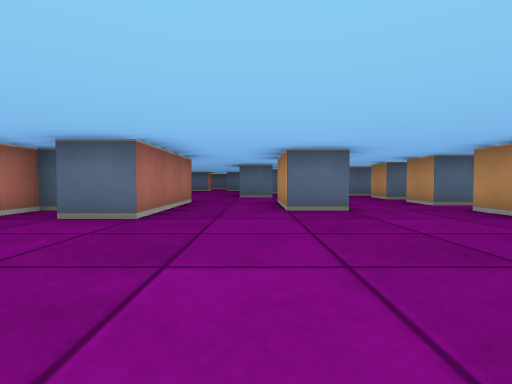
View 1 (above)

22 first-person views from a walk through a cub3D maze. The camera is about half as high as the walls, tilts 2° down and sees 85° across. The floor is counted in squares. Each view is taken from the middle of a square. On the plan, view 1 faces up. The plan holds only what a view shows up to about 9 squares ahead; the rest is blank.

View 2
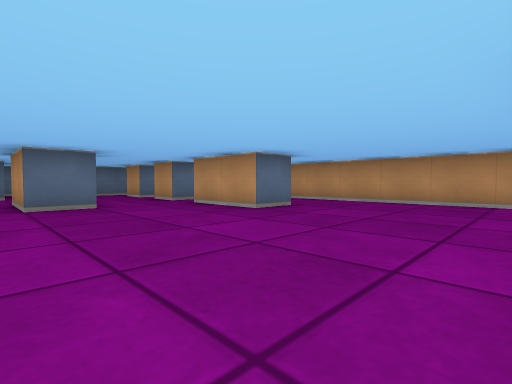

View 3
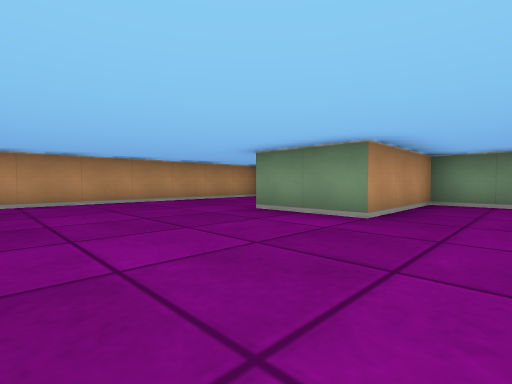

View 4
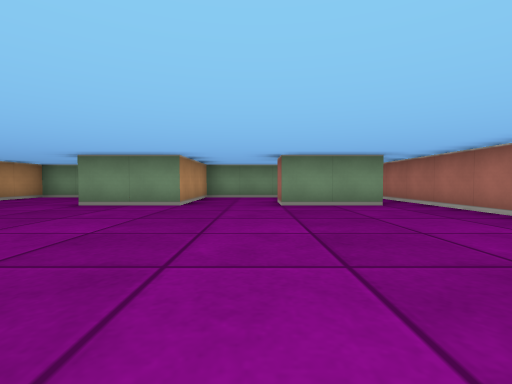

View 5
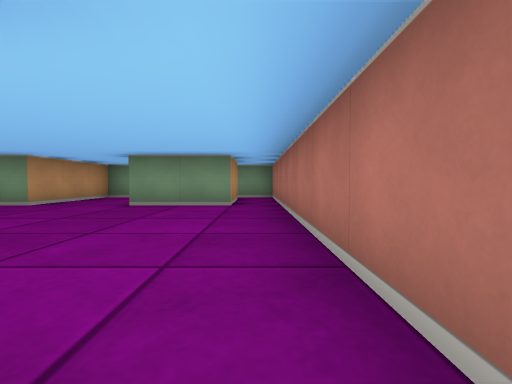

View 6
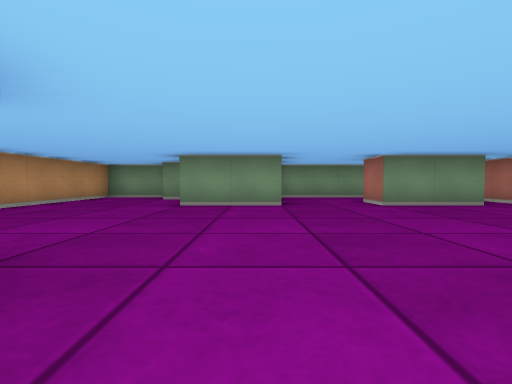

View 7
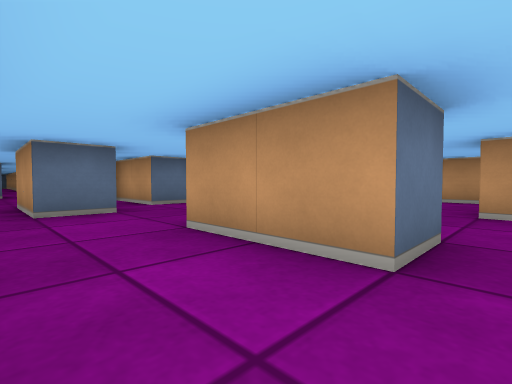

View 8
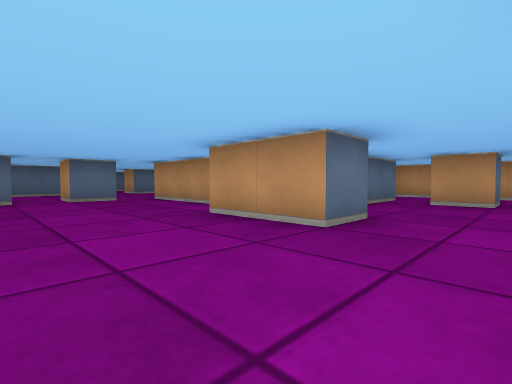

View 9
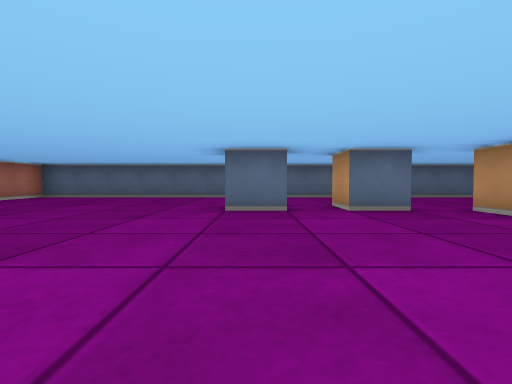

View 10
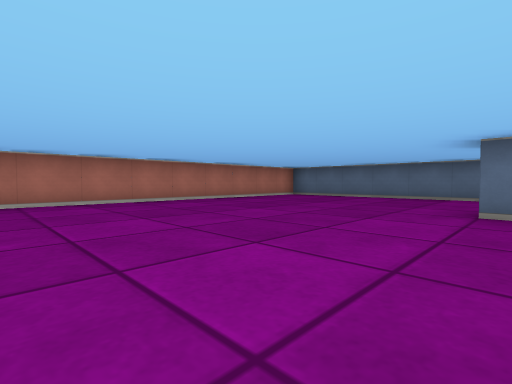

View 11
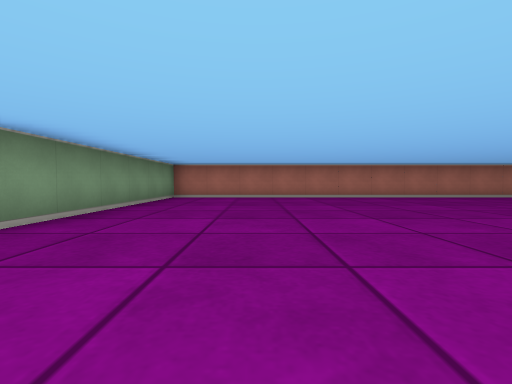

View 12
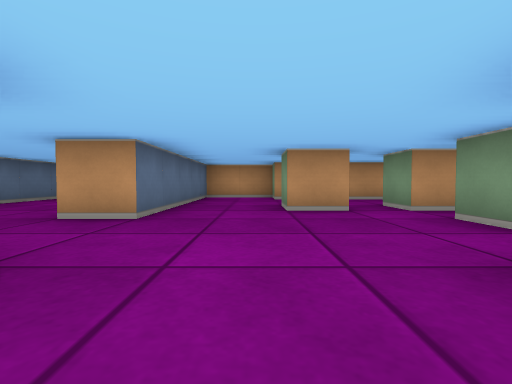

View 13
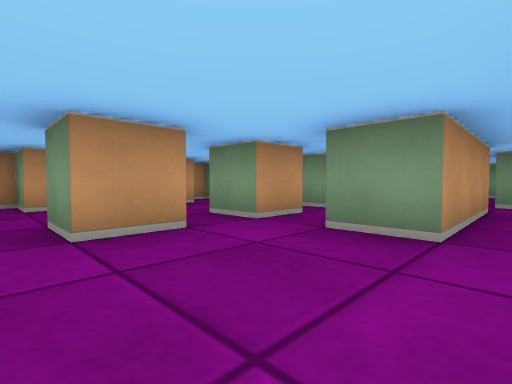

View 14
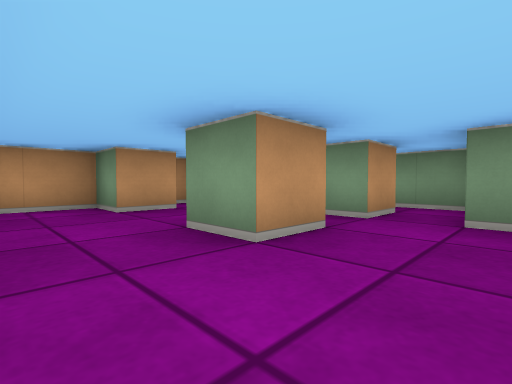

View 15
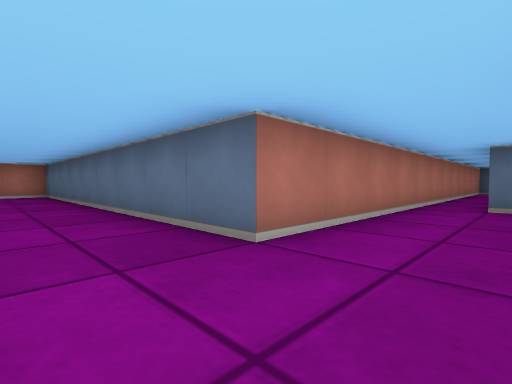

View 16
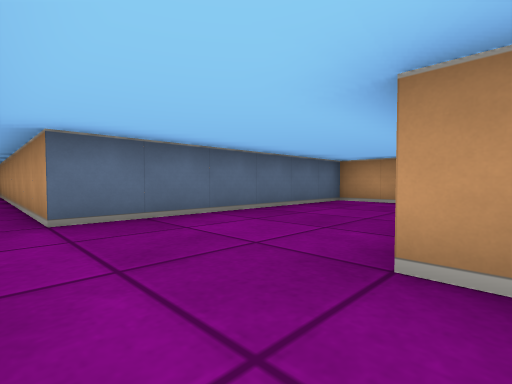

View 17
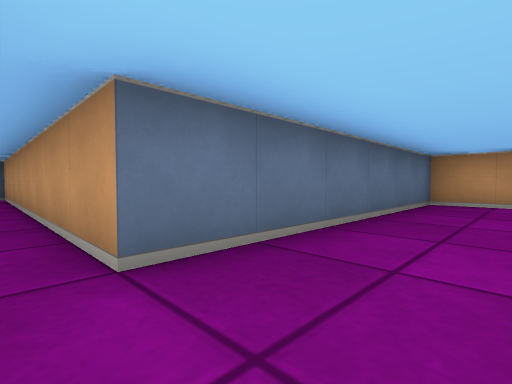

View 18
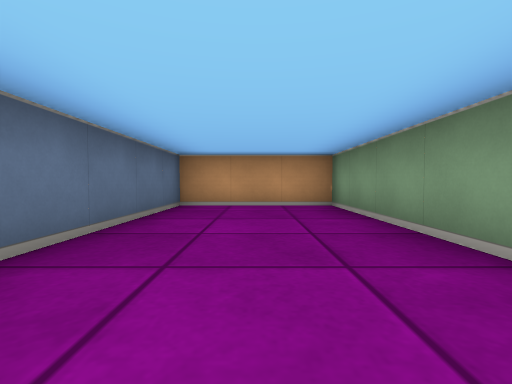

View 19
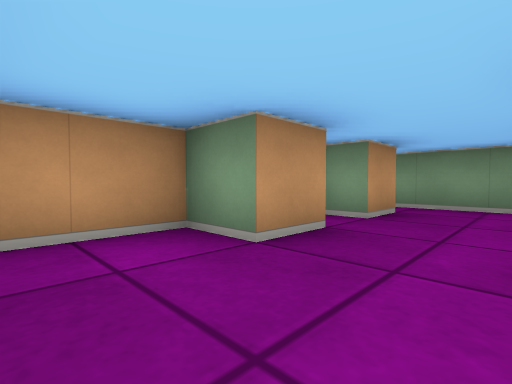

View 20
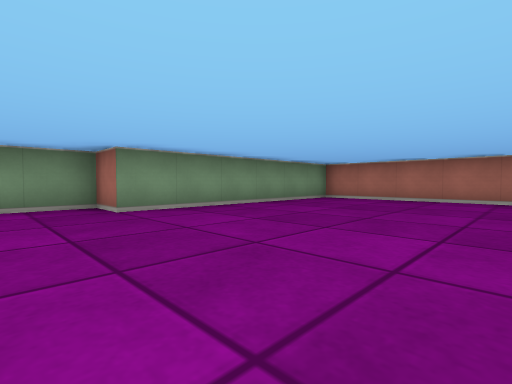

View 21
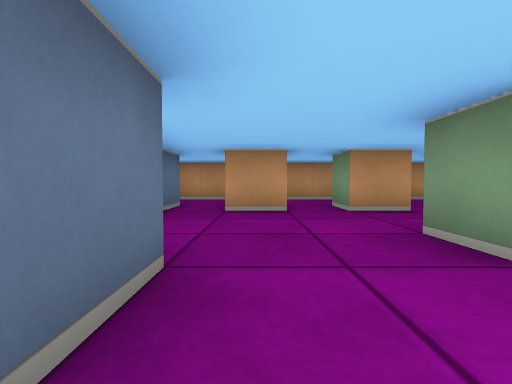

View 22
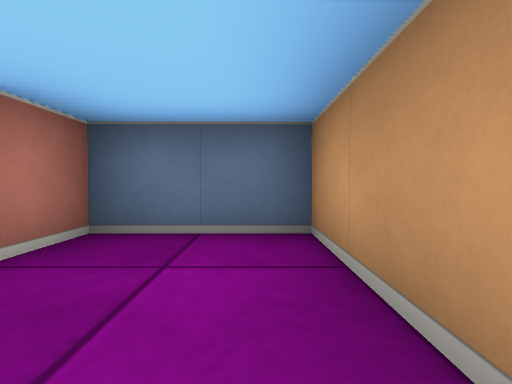

### Floor plan
Points are (right, up) in squares from view 1. A wall is a line through its corners. A room is listed if a view was taken in it or the views show most of it. See-through windows are left out.
Room 1 (views 1, 2, 3, 4, 5, 6, 7)
walls: (4.5, 2.5) (3.5, 2.5) (3.5, 4.5); (1.6, 4.5) (0.5, 4.5); (4, -3.5) (4.5, -3.5); (-2.5, -3.5) (-2.5, -1.5) (-0.5, -1.5) (-0.5, -2.5); (-1.5, 4.5) (-1.5, 3.5) (-2.5, 3.5); (4.8, -4.5) (6.5, -4.5) (6.5, 4.5); (-3.5, 4.5) (-3.5, -4.5) (1.5, -4.5) (1.5, -1.5) (3.5, -1.5)
ways out: opening at (-0.5, 5.5) to room 2; opening at (2.5, 4.5) to room 4; opening at (5.5, 3.5) to room 4
Room 2 (views 8, 9, 10, 11, 12, 13, 14, 15, 16, 19, 20, 21)
walls: (-2.4, 14.5) (-3.5, 14.5); (-0.4, 14.5) (-1.5, 14.5) (-1.5, 15.5); (0.5, 11.5) (0.5, 14.5) (1.5, 14.5); (1.8, 12.5) (6.5, 12.5) (6.5, 12.9); (2.5, 13.5) (2.5, 14.5) (3.5, 14.5); (1.5, 9.5) (1.5, 11.5); (0.6, 8.5) (-0.5, 8.5) (-0.5, 10.5); (2.5, 15.4) (2.5, 16.5) (3.5, 16.5); (-1.5, 6.5) (-1.5, 4.5); (-0.5, 19.5) (-0.5, 18.5) (-9.5, 18.5) (-9.5, 7.5) (-3.5, 7.5) (-3.5, 6.5) (-2.1, 6.5); (5.5, 13.5) (5.5, 14.5) (6.1, 14.5); (5.5, 15.4) (5.5, 16.5) (6.5, 16.5) (6.5, 18.5) (1.5, 18.5) (1.5, 19.5); (0.5, 4.5) (0.5, 6.5) (1.5, 6.5)
ways out: opening at (-0.5, 5.5) to room 1; opening at (0.5, 19) to room 3; opening at (0.5, 7.5) to room 4; opening at (1, 10) to room 4
Room 3 (views 17, 18)
walls: (2.6, 19.5) (6.5, 19.5) (6.5, 22.5) (0.5, 22.5) (0.5, 30.5); (-0.5, 28.2) (-0.5, 19.5)
ways out: opening at (0.5, 19) to room 2
Room 4 (view 22)
walls: (4.5, 7.5) (3.5, 7.5) (3.5, 8.5); (4.4, 5.5) (3.5, 5.5) (3.5, 6.5) (4.5, 6.5); (6.5, 4.5) (6.5, 10.5) (4.5, 10.5) (4.5, 9.5) (1.5, 9.5)
ways out: opening at (2.5, 4.5) to room 1; opening at (5.5, 3.5) to room 1; opening at (0.5, 7.5) to room 2; opening at (1, 10) to room 2

Positions as (right, up) in squares from view 1, and headings:
1: (0, 0), facing up
2: (0, -1), facing up-right
3: (0, 2), facing down-right
4: (0, 4), facing down
5: (-3, 4), facing down
6: (2, 4), facing down
7: (-1, 4), facing up-right
8: (-3, 7), facing up-right
9: (-3, 10), facing up
10: (-3, 10), facing up-left
11: (-1, 10), facing left
12: (-2, 17), facing right
13: (0, 17), facing down-right
14: (1, 18), facing down-right
15: (1, 17), facing up-left
16: (0, 19), facing up-right
17: (0, 21), facing up-right
18: (1, 21), facing right
19: (4, 18), facing down-right
20: (-2, 12), facing down-left
21: (-1, 8), facing right
22: (6, 8), facing up
